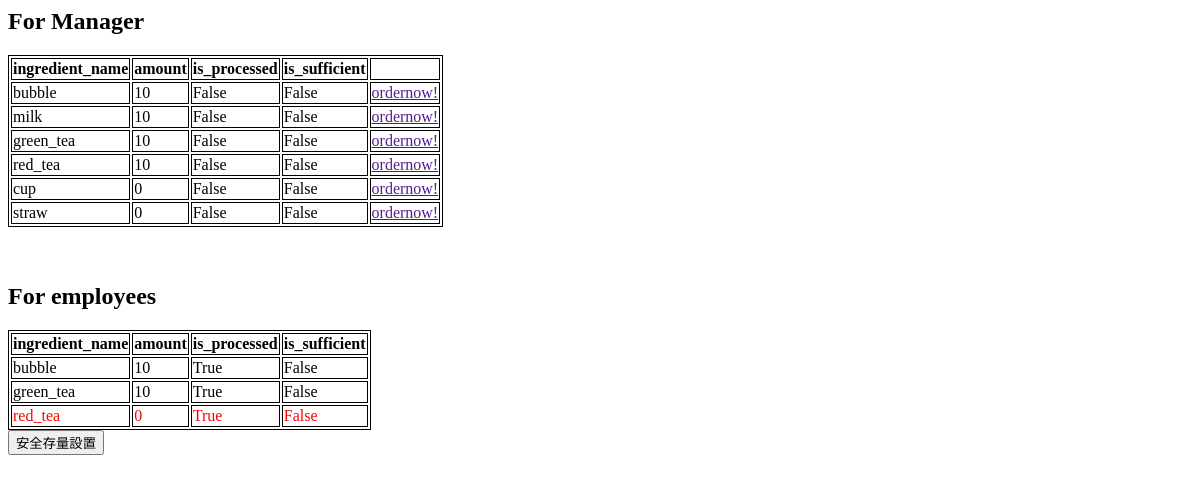
The app's page /listingredient/, older data.
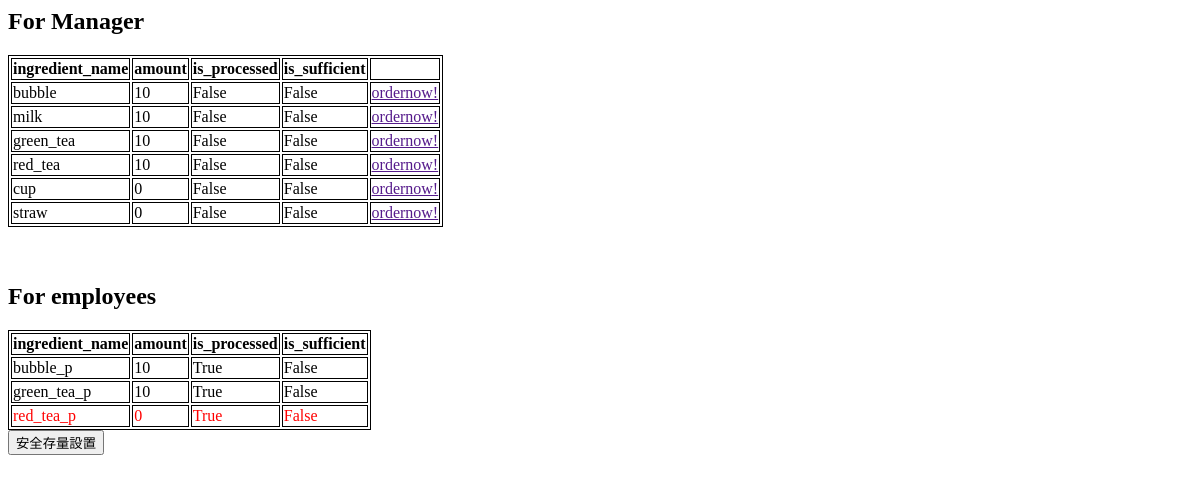
The same page, newer data.
### drink/models.py (models this page shows, shortened)
class Ingredient(models.Model):
    ingredient_name = models.CharField(max_length=20)
    amount = models.DecimalField(max_digits=5, decimal_places=0)
    is_processed = models.BooleanField(default=False)
    is_sufficient=models.BooleanField(default=False)
    supplier = models.ManyToManyField(Supplier, through='Ingredient_offerd_by_supplier')

### drink/views.py (the view)
# urls.py: path('listingredient/',list_ingredient),
def list_ingredient(request):
        pi_list=list(Ingredient.objects.all().filter(is_processed=False))
        i_list=list(Ingredient.objects.all().filter(is_processed=True))
        return render(request,'manager_check_i.html',locals())

### drink/templates/manager_check_i.html (shortened to what this page needs)
<html>
	<head>
	<body>
		<h2>For Manager</h2>
		<table>
			<tr>
				<th>ingredient_name</th>
				<th>amount</th>
				<th>is_processed</th>
				<th>is_sufficient</th>
				<th></th>
			</tr>
			{%for i in pi_list%}
			{%if i.amount < level %}
				<tr id="i_row" style="color:red">
				{%else%}
				<tr id="i_row">
			{%endif%}
				<td>{{i.ingredient_name}}</td>
				<td>{{i.amount}}</td>
				<td>{{i.is_processed}}</td>
				<td>{{i.is_sufficient}}</td>
				<td><a href="">ordernow!</a></td>
			</tr>
			{%endfor%}
		</table>
		<br><br>
		<h2>For employees</h2>
		<table>
			<tr>
				<th>ingredient_name</th>
				<th>amount</th>
				<th>is_processed</th>
				<th>is_sufficient</th>
			</tr>
			{%for i in i_list%}
			{%if i.amount < 10 %}
				<tr style="color:red">
				{%else%}
				<tr>
			{%endif%}
				<td>{{i.ingredient_name}}</td>
				<td>{{i.amount}}</td>
				<td>{{i.is_processed}}</td>
				<td>{{i.is_sufficient}}</td>
			</tr>
			{%endfor%}
		</table>
		<form method="GET" action="/level_setup/">
			<input type="submit" value="安全存量設置">
		</form>
	</body>
</html>

### drink/templates/manager_check_i.html (style rules this page uses)
table,td,th { border: 1px solid black; }

Row changes from the older to the newer data that the page shows:
changed Ingredient: ingredient_name "bubble" → "bubble_p"
changed Ingredient: ingredient_name "green_tea" → "green_tea_p"
changed Ingredient: ingredient_name "red_tea" → "red_tea_p"
